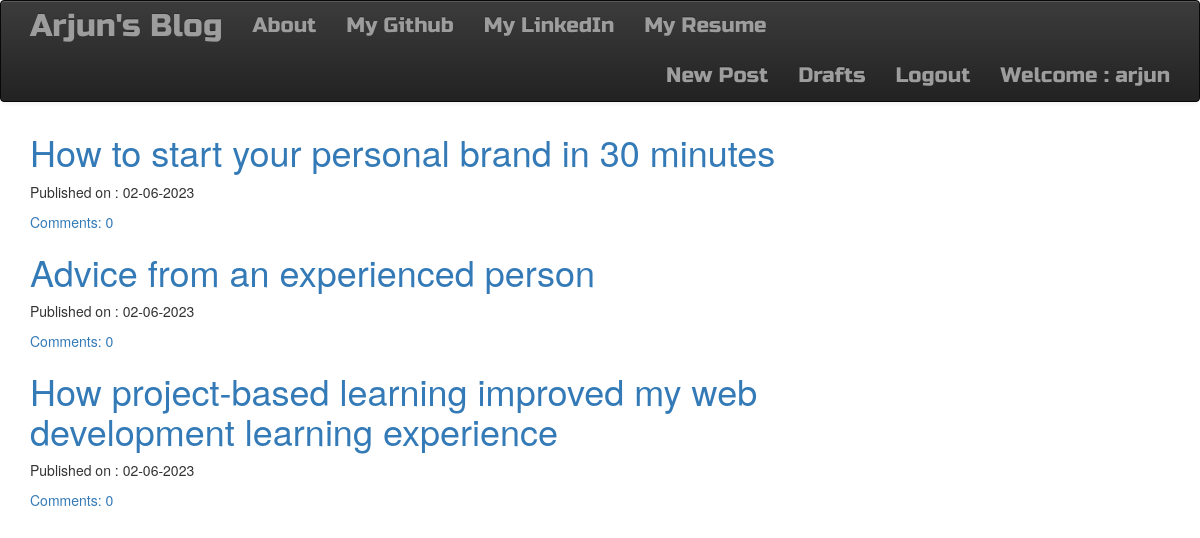
The app's page / (signed in) with its own data.
### blog/models.py (models this page shows, shortened)
class Post(models.Model):
    author = models.ForeignKey('auth.User',on_delete=models.CASCADE)
    title = models.CharField(max_length=256)
    text = models.TextField()
    created_date = models.DateTimeField(default=timezone.now)
    published_date = models.DateTimeField(blank=True,null=True)
    def approve_comments(self):
        return self.comments.filter(approved_comment=True)

### blog/views.py (the view)
# urls.py: path('', PostListView.as_view(), name='post_list'),
class PostListView(ListView):
    model = Post
    def get_queryset(self):
        return Post.objects.filter(published_date__lte = timezone.now()).order_by('-published_date')

### blog/templates/blog/post_list.html
{% extends "blog/base.html" %}
{% block content %}
<div class="centerstage">
    {% for post in post_list %}
    <div class="post">
        <h1><a href="{% url 'post_detail' pk=post.pk %}">{{ post.title }}</a></h1>
        <div class="date">
            <p>Published on : {{ post.published_date|date:"d-m-Y" }}</p>
        </div>
        <a href="{% url 'post_detail' pk=post.pk %}">Comments: {{post.approve_comments.count}}</a>
    </div>
    {% endfor %}
</div>
{% endblock %}

### blog/templates/blog/base.html (shortened to what this page needs)
<!DOCTYPE html>
{% load static %}
<html lang="en">
<head>
    <link rel="stylesheet" href="https://maxcdn.bootstrapcdn.com/bootstrap/3.3.7/css/bootstrap.min.css">
    <link rel="stylesheet" href="https://maxcdn.bootstrapcdn.com/bootstrap/3.3.7/css/bootstrap-theme.min.css">
    <link rel="stylesheet" href="//cdn.jsdelivr.net/medium-editor/latest/css/medium-editor.min.css" type="text/css" media="screen" charset="utf-8">
    <link rel="stylesheet" href="{% static 'css/blog.css' %}">
</head>
<body class="loader">
    <nav class="navbar navbar-inverse navbar-default techfont custom-navbar">
    <div class="container">
    <ul class="nav navbar-nav">
        <li><a class="navbar-brand bigbrand" href="{% url 'post_list' %}">Arjun's Blog</a></li>
        <li><a href="{% url 'about' %}">About</a></li>
        <li><a href="https://github.com/arjunm3">My Github</a></li>
        <li><a href="https://www.linkedin.com/in/arjun-m-b41a3b76/">My LinkedIn</a></li>
        <li><a href="#">My Resume</a></li>
    </ul>
    <ul class="nav navbar-nav navbar-right">
        {% if user.is_authenticated %}
        <li>
            <a href="{% url 'post_new' %}">New Post</a>
        </li>
        <li>
            <a href="{% url 'post_draft_list' %}">Drafts</a>
        </li>
        <li>
            <a href="{% url 'logout' %}">Logout</a>
        </li>
        <li>
            <a>Welcome : {{user.username}}</a>
        </li>
        {% else %}
        <li><a class="nav navbar-right" href="{% url 'login' %}"><span class="glyphicon glyphicon-user"></span></a></li>
        {% endif %}
    </ul>
    </div>
    </nav>
    <div class="content container">
        <div class="row">
            <div class="col-md-8">
                <div class="blog-posts">
                    {% block content %}
                    {% endblock %}
                </div>
            </div>
        </div>
    </div>
</body>
</html>

### blog/static/css/blog.css (style rules this page uses)
.techfont { font-family: 'Russo One', sans-serif; font-size: 1.5em; margin-bottom: 10px; }
.centerstage { margin-left: auto; margin-right: auto; }
.bigbrand { font-size: 1.5em; }
.loader { filter:hue-rotate(0deg); color: linear-gradient(45deg,#0f8,#08f); animation:hue 5000ms infinite linear; }

### records on screen
Post: title "How to start your personal brand in 30 minutes", published_date "02-06-2023", approve_comments.count "0"
Post: title "Advice from an experienced person", published_date "02-06-2023", approve_comments.count "0"
Post: title "How project-based learning improved my web development learning experience", published_date "02-06-2023", approve_comments.count "0"

### other values on screen
{{ user.username }} "arjun"
